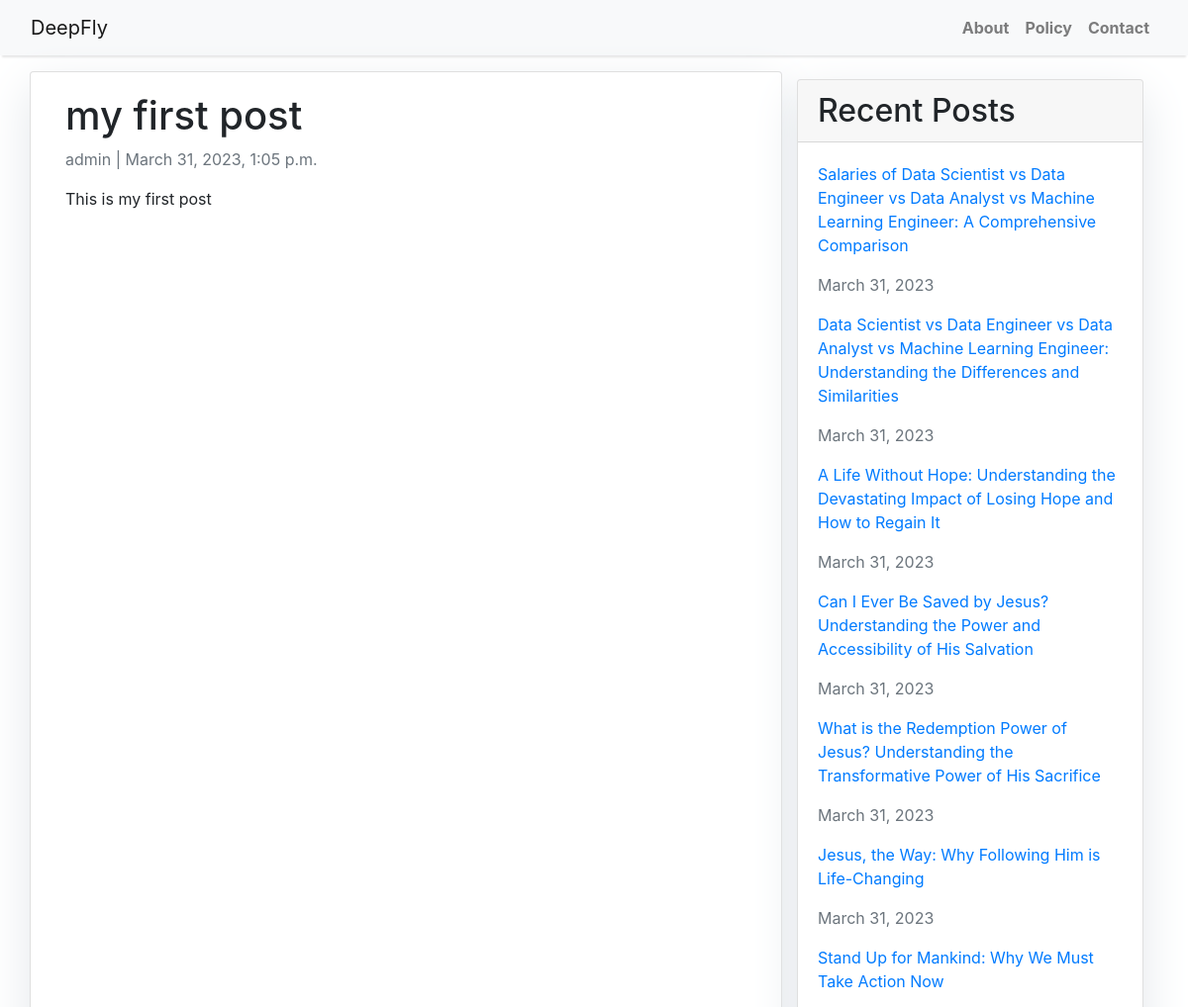
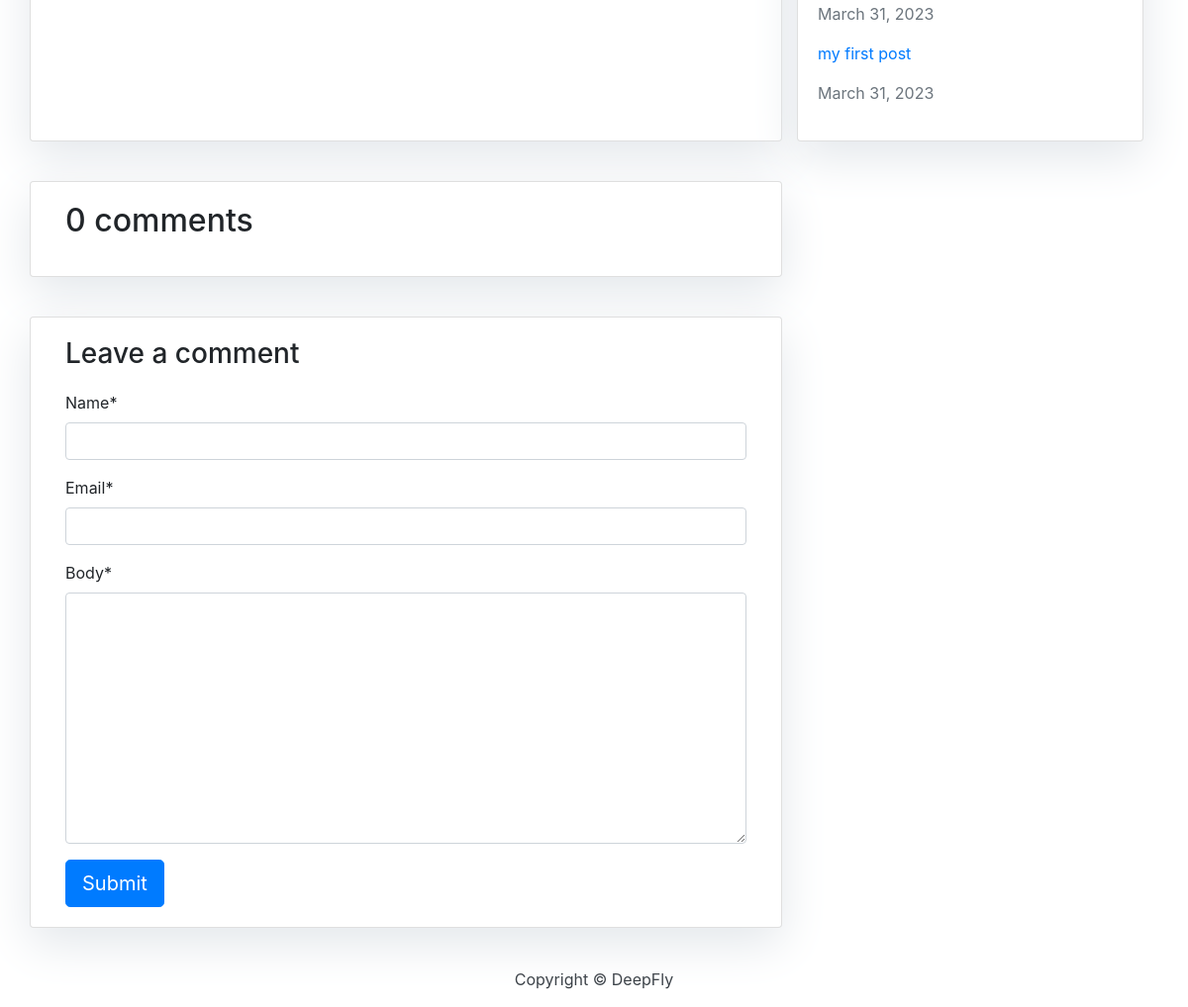
The app's page /my-first-post/ with its own data (2 pictures, top to bottom).
### blog/models.py (models this page shows, shortened)
class Post(models.Model):
    title = models.CharField(max_length=200, unique=True)
    slug = models.SlugField(max_length=200, unique=True)
    author = models.ForeignKey(User, on_delete= models.CASCADE,related_name='blog_posts')
    updated_on = models.DateTimeField(auto_now= True)
    content = models.TextField()
    created_on = models.DateTimeField(auto_now_add=True)
    status = models.IntegerField(choices=STATUS, default=0)
    class Meta:
        ordering = ['-created_on']

### blog/views.py (the view)
# urls.py: path('<slug:slug>/', views.post_detail, name='post_detail'),
def post_detail(request, slug):
    template_name = 'post_detail.html'
    post = get_object_or_404(Post, slug=slug)
    comments = post.comments.filter(active=True)
    recent_posts = Post.objects.filter(created_on__lte=timezone.now()).order_by('-created_on')[:10]
    new_comment = None
    if request.method == 'POST':
        comment_form = CommentForm(data=request.POST)
        if comment_form.is_valid():
            new_comment = comment_form.save(commit=False)
            new_comment.post = post
            new_comment.save()
    else:
        comment_form = CommentForm()
    return render(request, template_name, {'post': post, \
                                        'comments': comments,\
                                        'new_comment': new_comment,\
                                        'comment_form': comment_form,\
                                        'recent_posts': recent_posts})

### blog/forms.py
class CommentForm(forms.ModelForm):
    class Meta:
        model = Comment
        fields = ('name', 'email', 'body')

### templates/post_detail.html (shortened to what this page needs)
{% extends 'base.html' %} {% block content %}
    {% load crispy_forms_tags %}
    <div class="container">
        <div class="row">
            <div class="col-md-8 card mb-4  mt-3 left  top">
                <div class="card-body">
                    <h1>{% block title %} {{ post.title }} {% endblock title %}</h1>
                    <p class=" text-muted">{{ post.author }} | {{ post.created_on }}</p>
                    <p class="card-text ">{{ post.content | safe }}</p>
                </div>
            </div>
            {% block sidebar %} {% include 'sidebar.html' %} {% endblock sidebar %}
            <div class="col-md-8 card mb-4  mt-3 ">
                <div class="card-body">
                    {% with comments.count as total_comments %}
                        <h2>{{ total_comments }} comments</h2>
                    {% endwith %}
                </div>
            </div>
            <div class="col-md-8 card mb-4  mt-3 ">
                <div class="card-body">
                    {% if new_comment %}
                        <div class="alert alert-success" role="alert">
                            Your comment is awaiting moderation
                        </div>
                    {% else %}
                        <h3>Leave a comment</h3>
                        <form method="post" style="margin-top: 1.3em;">
                            {{ comment_form | crispy }}
                            <button type="submit" class="btn btn-primary  btn-lg">Submit</button>
                        </form>
                    {% endif %}
                </div>
            </div>
        </div>
    </div>
{% endblock content %}

### templates/sidebar.html (shortened to what this page needs)
{% block sidebar %}
<div class="col-md-4 float-right">
    <div class="card my-4">
    <h2 class="card-header">Recent Posts</h2>
        <div class="card-body">
            {% for post in recent_posts %}
            <p><a href="{% url 'post_detail' post.slug %}">{{ post.title }}</a>
                <p class="card-text text-muted">{{ post.created_on|date:"F j, Y" }}</p>
            </p>
            {% endfor %}
        </div>
    </div>
</div>
{% endblock sidebar %}

### static/css/base.css (style rules this page uses)
body { font-family: "Roboto", sans-serif; font-size: 17px; background-color: #fdfdfd; }
.card { box-shadow: 0 16px 48px #E3E7EB; }

### templates/sidebar.html (style rules this page uses)
.card { box-shadow: 0 16px 48px #E3E7EB; }

### records on screen
Post: title "my first post", author "admin", created_on "March 31, 2023, 1:05 p.m.", content "This is my first post", created_on "March 31, 2023"
Post: title "Salaries of Data Scientist vs Data Engineer vs Data Analyst vs Machine Learning Engineer: A Comprehensive Comparison", created_on "March 31, 2023"
Post: title "Data Scientist vs Data Engineer vs Data Analyst vs Machine Learning Engineer: Understanding the Differences and Similarities", created_on "March 31, 2023"
Post: title "A Life Without Hope: Understanding the Devastating Impact of Losing Hope and How to Regain It", created_on "March 31, 2023"
Post: title "Can I Ever Be Saved by Jesus? Understanding the Power and Accessibility of His Salvation", created_on "March 31, 2023"
Post: title "What is the Redemption Power of Jesus? Understanding the Transformative Power of His Sacrifice", created_on "March 31, 2023"
Post: title "Jesus, the Way: Why Following Him is Life-Changing", created_on "March 31, 2023"
Post: title "Stand Up for Mankind: Why We Must Take Action Now", created_on "March 31, 2023"

### other values on screen
{{ total_comments }} "0"
